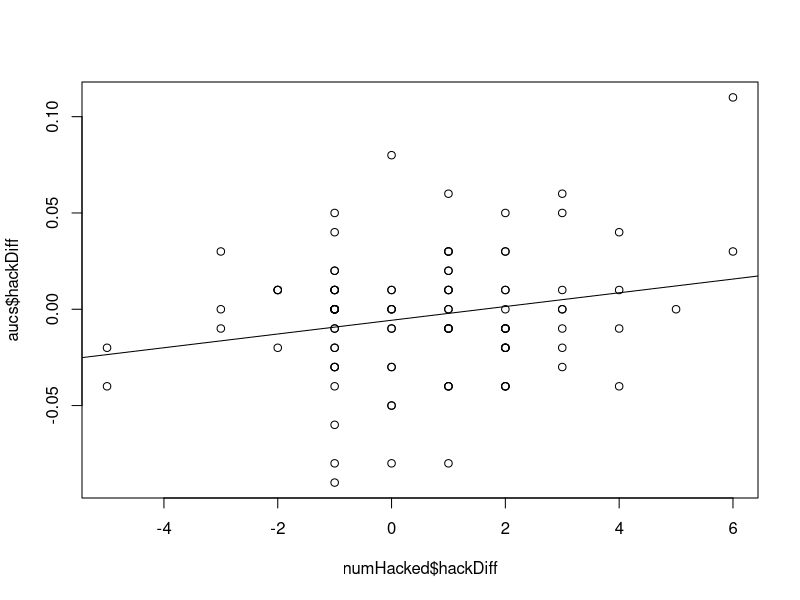
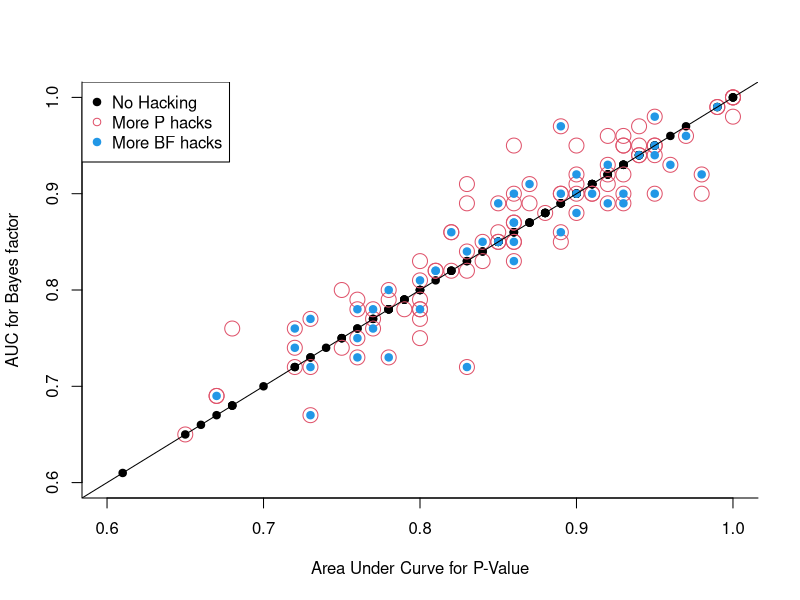
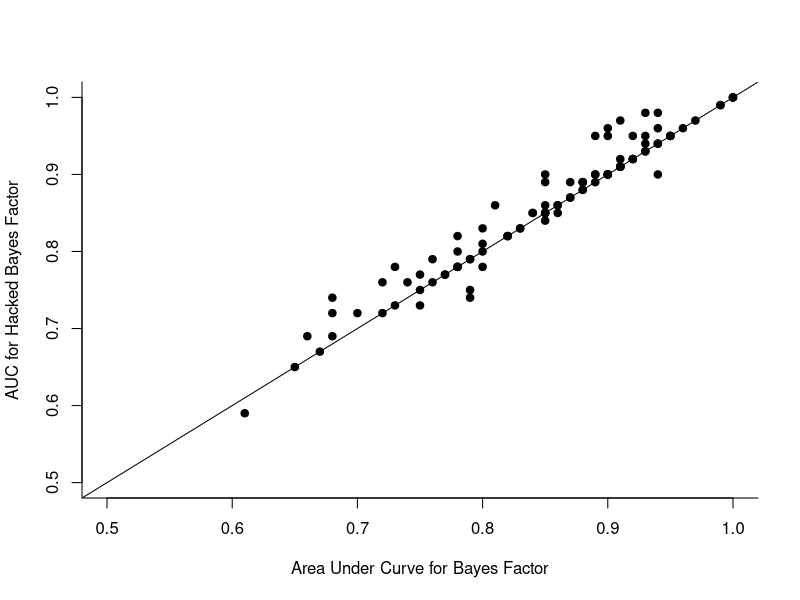
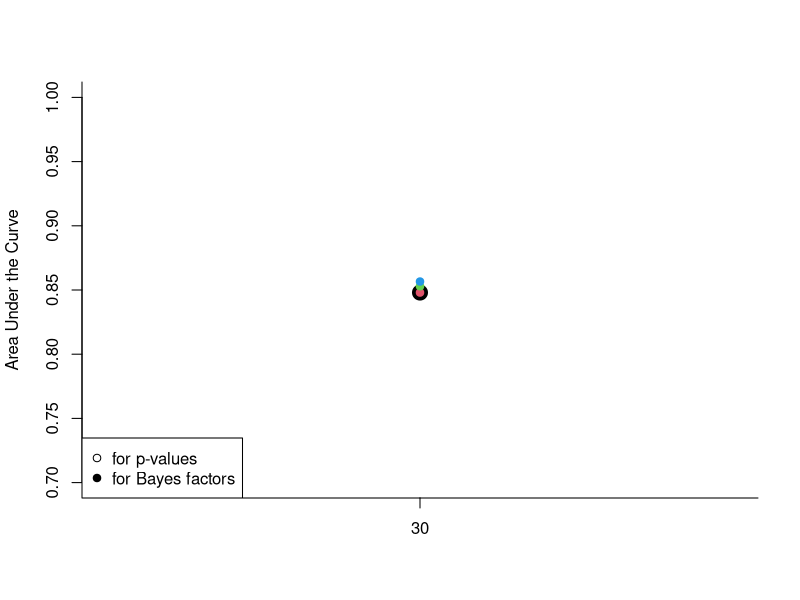
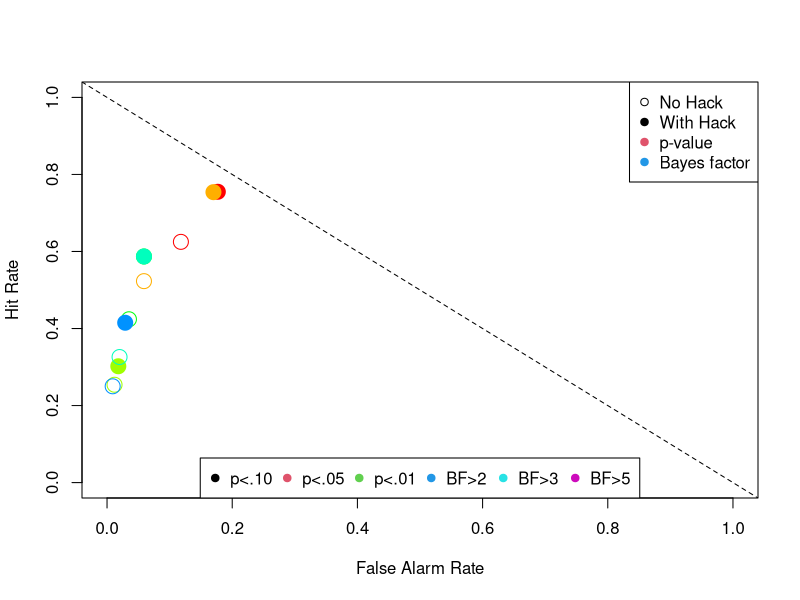
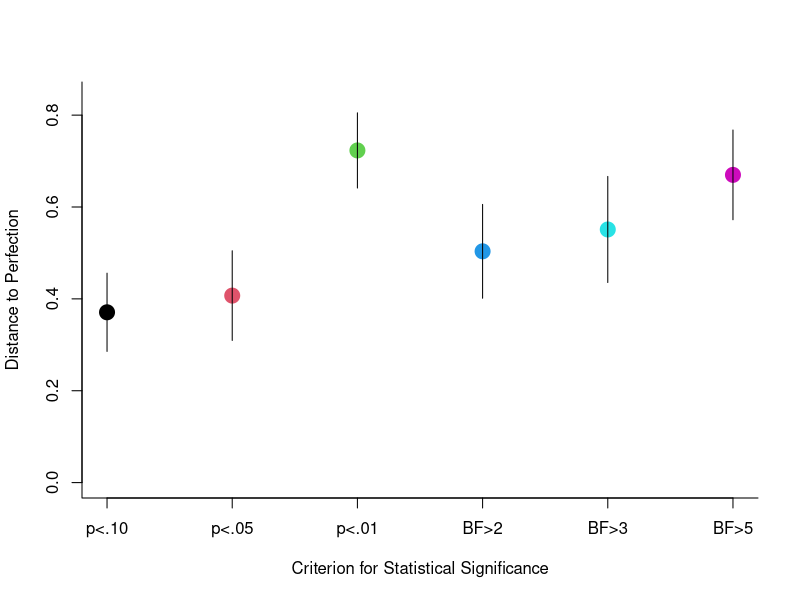
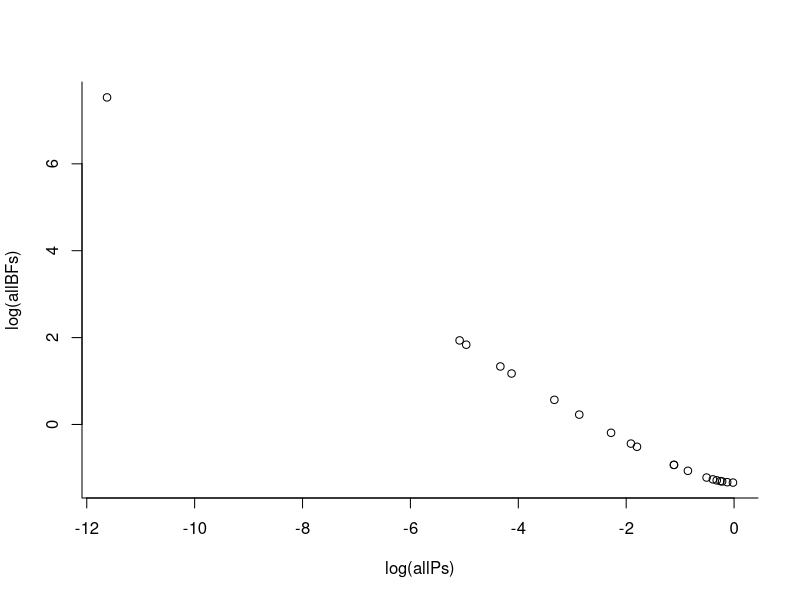
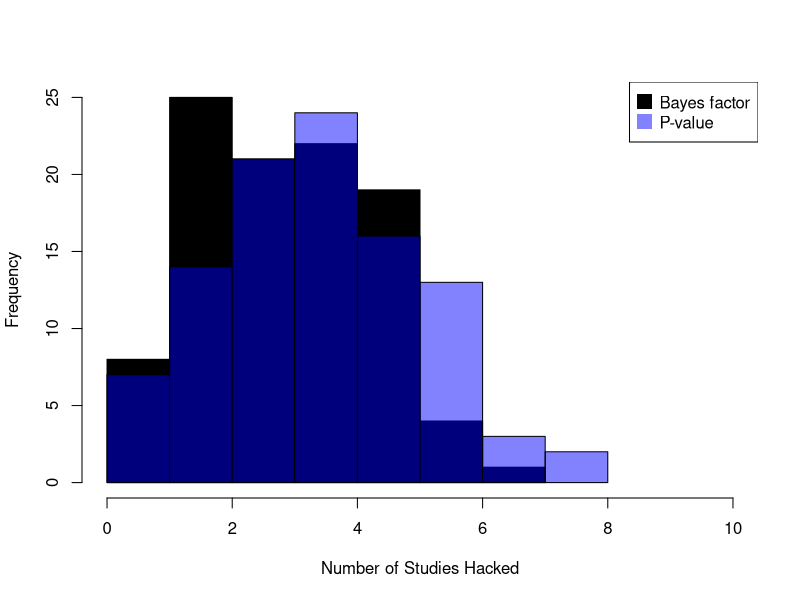

These figures' R source, in order:
##
## Jessica K. Witt - Colorado State University - Psychology
##
## November 15, 2017 (last revised 6/2/18)
##
## Uses signal detection theory techniques to compare and contrast
## across different criteria for statistical significance
##
## Criterion are: (1) p < .05; (2) Bayes Factor > 3; etc...
##
## Hit = data were modeled as a real effect (Cohen's d > 0) and 
##       criteria indicates the effect is significant (e.g. p < .05)
## False alarm = data were modeled as a null effect (Cohen's d = 0) and 
##       criteria indicates the effect is significant (e.g. p < .05)
##
## Strategy: Simulate means from two groups and compute relevant statistics
## Mean for group 1 is .5 (as in 50% on a memory test)
## Mean for group 2 is a function of the specified effect size
##
## Two outcome measures:
##  (1) Area under the curve (AUC) - measure of discriminability
##  (2) Distance to perfection - Euclidean distance between a given point on the ROC curve and perfect performance (100% hits and 0% false alarms)
##
## NEW for optionalStopping (12/18/17):
## Only p<.05 and BF > 3
## If p-value is close but not there, run 20 more Ss
## Could run X more Ss; could define what close is
##



########## Packages #################
require(BayesFactor)
require(pROC)
require(ggplot2)
require(reshape2)



########## Functions #################

## Assumes 2 groups, so two in mySDs
runSims <- function(sampleSizes, effectSizes, mean1, mySDs, numStudies) {
  sdPooled <- sqrt((mySDs[1]^2 + mySDs[2]^2) / 2)
  allPs <- array(0,c(length(sampleSizes),length(effectSizes),numStudies))
  allPs2 <- array(NA,c(length(sampleSizes),length(effectSizes),numStudies))
  allBFs <- array(0,c(length(sampleSizes),length(effectSizes),numStudies))
  allBFs2 <- array(NA,c(length(sampleSizes),length(effectSizes),numStudies))
  allESs <- array(0,c(length(sampleSizes),length(effectSizes),numStudies))
  allESs2 <- array(NA,c(length(sampleSizes),length(effectSizes),numStudies))
  allTs <- array(0,c(length(sampleSizes),length(effectSizes),numStudies))
  
  #Optional stopping rule params
  numExtraSs <- 10
  numTimesRunExtra <- 10
  
  for (i in 1:length(sampleSizes)) {
    N <- sampleSizes[i]

    for (j in 1:length(effectSizes)) {
      mean2 <- mean1 - (effectSizes[j] * sdPooled)

      for (k in 1:numStudies) {
        
        group1 <- rnorm(N,mean1,mySDs[1])
        group2 <- rnorm(N,mean2,mySDs[2])

        a <- t.test(group2, group1,var.equal=T)

        allPs[i,j,k] <- a$p.value
        allTs[i,j,k] <- a$statistic
        allBFs[i,j,k] <- exp(ttest.tstat(t=a$statistic, n1=N, n2=N, rscale = 0.707)[['bf']])
        allESs[i,j,k] <- (mean(group1) - mean(group2))/sqrt((sd(group1)^2 + sd(group2)^2)/2)
        BFcurr <- allBFs[i,j,k]

        #p-hack Optional Stopping Rule
        if (a$p.value < .2 & a$p.value > .05) {  
          for(keepGoing in 1:numTimesRunExtra) {
            if (a$p.value > .05) {
              group1b <- c(group1,rnorm(numExtraSs,mean1,mySDs[1]))
              group2b <- c(group2,rnorm(numExtraSs,mean2,mySDs[2]))
              a <- t.test(group2b, group1b,var.equal=T)
            }
          }
          allPs2[i,j,k] <- a$p.value
          allESs2[i,j,k] <- (mean(group1b) - mean(group2b))/sqrt((sd(group1b)^2 + sd(group2b)^2)/2)
        }
        
        #BF-hack (run up to 4 * 20 more participants until significant but only if p < .20)
        if (BFcurr < 3 & BFcurr > 1) {
          for(keepGoing in 1:numTimesRunExtra) {
            if (BFcurr < 3) {
              group1b <- c(group1,rnorm(numExtraSs,mean1,mySDs[1]))
              group2b <- c(group2,rnorm(numExtraSs,mean2,mySDs[2]))
              a <- t.test(group2b, group1b,var.equal=T)
              BFcurr <- exp(ttest.tstat(t=a$statistic, n1=length(group1b), n2=length(group2b), rscale = 0.707)[['bf']])
            }
          }
          allBFs2[i,j,k] <- BFcurr
        }
        
        
        
      } #end for k numstudies  
    } #end for j effectSizes
  } #end for i sampleSizes
  
  return(list(allPs,allBFs,allESs, allPs2, allBFs2, allESs2))
} #end function

### Example call
#myOut <- runSims(sampleSizes,effectSizes, mean1, mySDs, numStudies)
#allPs <- myOut[[1]]
#allBFs <- myOUt[[2]]
#allESs <- myOut[[3]]



#AUC Function
#tips taken from:
#https://www.r-bloggers.com/roc-curves-in-two-lines-of-r-code/

## example call:
## myAUCs <- plotAUC(allPs,allBFs,dt,numStudies,TRUE)

plotAUC <- function(allPs,allBFs,dt,numStudies,plotIt) {

  auc <- c(0,0)  #auc for p-value and Bayes factor
  
  sg <- c(allPs[1,2,],allPs[1,1,])
  sf <- c(rep(1,numStudies),rep(0,numStudies))

  fit_glm <- glm(sf ~ sg, family=binomial(link="logit"))
  glm_response_scores <- predict(fit_glm, data.frame(sg,sf), type="response")

  
  sg2 <- c(allBFs[1,2,],allBFs[1,1,])
  sf2 <- c(rep(1,numStudies),rep(0,numStudies))

  fit_glm2 <- glm(sf2 ~ sg2, family=binomial(link="logit"))
  glm_response_scores2 <- predict(fit_glm2, data.frame(sg2,sf2), type="response")

  auc[1] <- auc(sf, glm_response_scores)
  auc[2] <- auc(sf2, glm_response_scores2)

  if(plotIt) {  
    plot(roc(sf, glm_response_scores, direction="<"), col="green", lwd=4)
  
    legend("bottomright",col=seq(1:8),legend = crits,pch=19)
    abline(v=1)
    abline(v=0)
  
    lines(roc(sf2, glm_response_scores2, direction="<"), col="blue", lwd=1)

    points(1-(dt$fa/numStudies),dt$hits/numStudies,col=dt$criterion,pch=19)
  } #end if plotIt
  
  return(auc)
}  # end function plotAUC




## sample call:
# dt <- evalSig(effectSizes,critCat,critValue,allPs,allBFs,allESs)

evalSig <- function(effectSizes,critCat,critValue,allPs,allBFs,allESs) {
  
  numEffectSizes <- length(effectSizes) - 1
  numCriteria <- length(critCat)
  allC <- length(sampleSizes) * numEffectSizes * numCriteria 
  dt <- as.data.frame(matrix(0,ncol=12,nrow=allC))
  colnames(dt) <- c("sampleSize","effectSizes","criterion","hits","fa","actEffectSize","criterionF","miss","corrRej","numAmbigEff","numAmbigNull", "ROCdist")
  da <- 0  #index for dt

  for(i in 1:length(sampleSizes)) {
    for(j in 1:numEffectSizes) {
      for (k in 1:numCriteria) {
      
        da <- da+1
        dt$sampleSize[da] <- sampleSizes[i]
        dt$effectSizes[da] <- effectSizes[j+1]
        dt$criterion[da] <- k
      
        jj <- j+1  #assumes first effect size is 0, working with next one
        
        if (critCat[k] == 1) {  #p-value
          dt$hits[da] <- length(which(allPs[i,jj,] <= critValue[k]))
          dt$fa[da] <-length(which(allPs[i,1,] <= critValue[k]))
          dt$miss[da] <- numStudies - dt$hits[da]
          dt$corrRej[da] <- numStudies - dt$fa[da]
          dt$criterionF[da] <- paste("p",critValue[k])
        } else {  #Bayes factor
          dt$hits[da] <- length(which(allBFs[i,jj,] >= critValue[k]))
          dt$fa[da] <- length(which(allBFs[i,1,] >= critValue[k]))
          dt$miss[da] <- length(which(allBFs[i,jj,] <= (1/critValue[k])))
          dt$corrRej[da] <- length(which(allBFs[i,1,] <= (1/critValue[k])))
          dt$numAmbigEff[da] <- length(which(allBFs[i,jj,] < critValue[k] & allBFs[i,jj,] > (1/critValue[k]) ))
          dt$numAmbigNull[da] <- length(which(allBFs[i,1,] < critValue[k] & allBFs[i,1,] > (1/critValue[k]) ))
          dt$criterionF[da] <- paste("BF",critValue[k])
        } 
      
      h1 <- 1 - (dt$hits[da]/numStudies)  #vertical distance
      h2 <- dt$fa[da]/numStudies  #horizDistance
      dt$ROCdist[da] <- sqrt(h1^2 + h2^2)
      
      dt$actEffectSize[da] <- mean(allESs[i,jj,])
      
      }
   }
  }
  
  return(dt)
}



############################
####### Start Code #########
############################

#Num of studies to be run and number of times that number of studies should be run
numStudies <- 10
numTimes <- 100

#Sample sizes and Effect sizes (note: sample size = sample size per group; assumes equal samples per group)
sSizesAll <- c(50,176,290,64,105,26,45)
effSzAll <- c(.3,.3,.3,.5,.5,.8,.8)
sSizesAll <- c(30)
effSzAll <- c(.5)
# for d=.5, n=64 = 80%; n=105; 95% power  [n = num per group for 2 independent samples t test]
# for d=.3, n=176 = 80%; n=290; 95% power
# for d=.8, n=26 = 80%; n=42; 95% power

#data frame to save SDT analyses
allDt <- as.data.frame(matrix(0,ncol=14,nrow=1))
colnames(allDt) <- c("sampleSize","effectSizes","criterion","hits","fa","actEffectSize","criterionF","miss","corrRej","numAmbigEff","numAmbigNull", "ROCdist","runNum","withHack")

#criteria for significance to be used
critCat <- c(1,1,1,2,2,2) # 1 = p-value; 2 = BF
critValue <- c(.1,.05,.01,2,3,5)  #critical value for significance,, aligns with critCat
crits <- c("p<.10","p<.05","p<.01","BF>2","BF>3","BF>5")  #label not needed for function

#Group mean and SDs
mean1 <- .5
mySDs <- c(.1, .1)

#AUC estimates
aucs <- as.data.frame(matrix(0,ncol=7,nrow=length(sSizesAll)*numTimes))
colnames (aucs) <- c("sampleSize","effectSize","runTime","aucP","aucBF","aucPhacked","aucBFhacked")
ai <- 0

# p-hacking estimates
numHacked <- as.data.frame(matrix(0,ncol=2,nrow=numTimes))
colnames(numHacked) <- c("pHack","BFhack")

###### Loops for Data simulation and SDT calculations ####
for (ssa in 1:length(sSizesAll)) {
  sampleSizes <- sSizesAll[ssa]
  effectSizes <- c(0,effSzAll[ssa])  #sets first effect size to 0; necessary for SDT analyses
  
  for(i in 1:numTimes) {
    
    ## Run simulations
    myOut <- runSims(sampleSizes,effectSizes, mean1, mySDs, numStudies)
    allPs <- myOut[[1]]
    allBFs <- myOut[[2]]
    allESs <- myOut[[3]]
    allPs2 <- myOut[[4]]
    allBFs2 <- myOut[[5]]
    allESs2 <- myOut[[6]]
    

    ## Run SDT analyses
    ##critical: Assumes the first effect size is 0
    dt <- evalSig(effectSizes,critCat,critValue,allPs,allBFs,allESs)
    dt$runNum <- i
    dt$withHack <- 0
    allDt <- rbind(allDt,dt)

    #SDT analyses with p- and BF-hacked outcomes
    notHacked <- which(is.na(allPs2))
    numHacked[i,1] <- length(which(!is.na(allPs2)))
    allPs2[notHacked] <- allPs[notHacked]
    
    notHacked <- which(is.na(allBFs2))
    numHacked[i,2] <- length(which(!is.na(allBFs2)))
    allBFs2[notHacked] <- allBFs[notHacked]
    
    notHacked <- which(is.na(allESs2))
    allESs2[notHacked] <- allESs[notHacked]
    
    dt <- evalSig(effectSizes,critCat,critValue,allPs2,allBFs2,allESs2)
    dt$runNum <- i
    dt$withHack <- 1
    allDt <- rbind(allDt,dt)
    
    # Plot ROC curves and caculate AUC (if desired)
    plotIt <- FALSE
    currAUC <- plotAUC(allPs,allBFs,dt,numStudies,plotIt)  #currently does not save the AUCs
    ai <- ai+1
    aucs[ai,1] <- sampleSizes[1]
    aucs[ai,2] <- effectSizes[2]
    aucs[ai,3] <- i #runNumber
    aucs[ai,4] <- currAUC[1]
    aucs[ai,5] <- currAUC[2]
    plotIt <- FALSE
    currAUC <- plotAUC(allPs2,allBFs2,dt,numStudies,plotIt)  #currently does not save the AUCs
    aucs$aucPhacked[ai] <- currAUC[1]
    aucs$aucBFhacked[ai] <- currAUC[2]
    
    if (currAUC[1] != currAUC[2]) {
      print(paste(effectSizes,i))
      print(currAUC)
    }
  
  } #end for i runTimes
} #end for ssa

allDt <- allDt[-1,]  #get rid of initial dummy row that was just used to init allDt

######################
###### Analyses ######
######################

cxLab <- 3
cxAxis <- 2

readline("stop")

#### Compare AUCs ####
aucs$hackDiff <- aucs$aucPhacked - aucs$aucBFhacked
numHacked$hackDiff <- numHacked$pHack - numHacked$BFhack
plot(numHacked$hackDiff,aucs$hackDiff)
abline(lm(aucs$hackDiff ~ numHacked$hackDiff))

plot(aucs$aucP,aucs$aucBF,xlim=c(.6,1),ylim=c(.6,1),col=1,pch=19,bty="l",xlab="Area Under Curve for P-Value",ylab="AUC for Bayes factor")
points(aucs$aucPhacked,aucs$aucBFhacked,pch=1,col=2,cex=2)
points(aucs$aucPhacked[which(numHacked$hackDiff>0)],aucs$aucBFhacked[which(numHacked$hackDiff>0)],pch=19,col=4)
abline(a=0,b=1)
legend("topleft",pch=c(19,1,19),col=c(1,2,4),legend = c("No Hacking","More P hacks","More BF hacks"))

tiff("Fig6.tiff",height=500,width=500)
par(mar=c(5.1,5.1,1.1,1.1))
plot(aucs$aucP,aucs$aucPhacked,xlim=c(.5,1),ylim=c(.5,1),col=1,pch=19,bty="l",cex=2,xlab="Area Under Curve for p Value",ylab="AUC for Hacked p Value",cex.lab=cxLab-.5,cex.axis=cxAxis)
abline(a=0,b=1)
dev.off()

plot(aucs$aucBF,aucs$aucBFhacked,xlim=c(.5,1),ylim=c(.5,1),col=1,pch=19,bty="l",xlab="Area Under Curve for Bayes Factor",ylab="AUC for Hacked Bayes Factor")
abline(a=0,b=1)


print(t.test(aucs$aucPhacked,aucs$aucBFhacked,paired=T,var.equal = T))
ap <- aggregate(aucP ~ sampleSize + effectSize,aucs,mean)
ap2 <- aggregate(aucBF ~ sampleSize + effectSize,aucs,mean)
auc <- merge(ap,ap2,by=c("sampleSize","effectSize"))
ap <- aggregate(aucPhacked ~ sampleSize + effectSize,aucs,mean)
auc <- merge(auc,ap,by=c("sampleSize","effectSize"))
ap2 <- aggregate(aucBFhacked ~ sampleSize + effectSize,aucs,mean)
auc <- merge(auc,ap2,by=c("sampleSize","effectSize"))
plot(seq(1:length(sSizesAll)),auc$aucP,col=1,bty="l",ylim=c(.7,1),pch=19,cex=2,xaxt="n",xlab="",ylab="Area Under the Curve")
points(seq(1:length(sSizesAll)),auc$aucBF,col=2,pch=19)
points(seq(1:length(sSizesAll)),auc$aucPhacked,col=3,pch=19)
points(seq(1:length(sSizesAll)),auc$aucBFhacked,col=4,pch=19)
legend("bottomleft",pch=c(1,19),legend = c("for p-values","for Bayes factors"))
axis(side=1,at=seq(1:length(sSizesAll)),auc$sampleSize)


##### ROC plots ####
ap <- aggregate(hits ~ criterion+sampleSize+effectSizes+withHack, data=allDt,mean)
ap2 <- aggregate(fa ~ criterion+sampleSize+effectSizes+withHack, data=allDt,mean)
hFA <- merge(ap,ap2,by=c("criterion","sampleSize","effectSizes","withHack"))
hFA$hits <- hFA$hits / numStudies
hFA$fa <- hFA$fa / numStudies
hFA$isP <- ifelse(critCat[hFA$criterion] == 1,2,4)
plot(hFA$fa,hFA$hits,col=rainbow(8,start=0,end=.8)[hFA$criterion],pch=hFA$withHack*18+1,xlim=c(0,1),ylim=c(0,1),cex=2,xlab="False Alarm Rate",ylab="Hit Rate")
legend("topright",pch=c(1,19,19,19),col=c(1,1,2,4),legend = c("No Hack","With Hack","p-value","Bayes factor"))
legend("bottom",horiz=T,pch=rep(19,length(hFA$criterion)),col=sort(unique(hFA$criterion)),legend = crits)
abline(a=1,b=-1,lty=2)

##### Stacked plots by SDT outcome ####
# Plot by whether hacked or not
#plot hit, FA, miss, corrRejection for each effect size/sample size combo
ap <- aggregate(hits ~ criterion+sampleSize+effectSizes+withHack, data=allDt,mean)
ap2 <- aggregate(fa ~ criterion+sampleSize+effectSizes+withHack, data=allDt,mean)
hFA <- merge(ap,ap2,by=c("criterion","sampleSize","effectSizes","withHack"))
ap2 <- aggregate(miss ~ criterion+sampleSize+effectSizes+withHack, data=allDt,mean)
hFA <- merge(hFA,ap2,by=c("criterion","sampleSize","effectSizes","withHack"))
ap2 <- aggregate(corrRej ~ criterion+sampleSize+effectSizes+withHack, data=allDt,mean)
hFA <- merge(hFA,ap2,by=c("criterion","sampleSize","effectSizes","withHack"))
hFA$hits <- hFA$hits / numStudies
hFA$fa <- hFA$fa / numStudies
hFA$corrRej <- hFA$corrRej / numStudies
hFA$miss <- hFA$miss / numStudies

hFA <- hFA[which(hFA$criterion == 2),]  #use only 1 criteria for plot

myOffset <- .4
myCols <- c("cyan4", "cyan1", "yellow1", "yellow4")
myOrder <- c(8,6,7,5)
tiff("Fig7.tiff",height=800,width=1100)
par(mar=c(5.1,6,1.1,25))
plot(c(.5,2.5),c(0,1),col="white",bty="l",ylab="",xlab="",yaxt="n",xaxt="n")
title(ylab="Proportion of Outcomes",line=4,cex.lab=cxLab)
title(xlab="Sample",line=4,cex.lab=cxLab-.3)
axis(side=1,at=seq(1,2), labels = c("Original","Hacked"),cex.axis=cxAxis+.5)
axis(side=2,at=c(0,.25,.5,.75,1),labels=c("0",".25",".5",".75","1"),las=1,cex.axis=cxAxis)
par(xpd=NA)
legend(2.5,1,pch=rep(15,4),legend=c("Hits","Misses","False Alarms","Correct Rejections"),col=rev(myCols),cex=cxLab,pt.cex=4,bty="n")
par(xpd=T)
for (i in 1:2) {
  de <- hFA[i,] / 2
  currPos <- 0
  for (j in 1:4) {
    rect(i-myOffset, currPos,i+myOffset, currPos+de[1,myOrder[j]],col=myCols[j])
    currPos <- currPos + de[1,myOrder[j]]
  }
}
dev.off()


#### Plot ROC dist ####
aa <- aggregate(ROCdist ~ criterion, data=allDt,mean)
ab <- aggregate(ROCdist ~ criterion, data=allDt,sd)
ab$ci <- qnorm(.975) * ab$ROCdist / sqrt(numStudies)
plot(seq(1:length(crits)),aa$ROCdist,bty="l",xaxt="n",xlab="Criterion for Statistical Significance",ylab="Distance to Perfection",pch=19,col=seq(1:8),cex=2,ylim=c(0,max(aa$ROCdist)+max(ab$ci)))
axis(side=1,at=seq(1:length(crits)),labels = crits)
for(i in 1:length(crits)) {
  segments(i,aa$ROCdist[i] - ab$ci[i],i,aa$ROCdist[i]+ab$ci[i])
}


#### plot BF vs p-values ####
plot(log(allPs),log(allBFs),bty="l")


#### plot number of hacks ####
mycol <- rgb(0, 0, 255, max = 255, alpha = 125)
hist(numHacked$BFhack,xlim=c(0,10),main = "",col="black",xlab="Number of Studies Hacked")
hist(numHacked$pHack,add=T,col=mycol)
legend("topright",pch=c(15,15),pt.cex=2,col=c(1,mycol),legend = c("Bayes factor","P-value"))


#### Descriptives ####
print(apply(numHacked,2,mean)/20*100)
print(apply(numHacked,2,sd)/20*100)
print(apply(aucs,2,mean))
